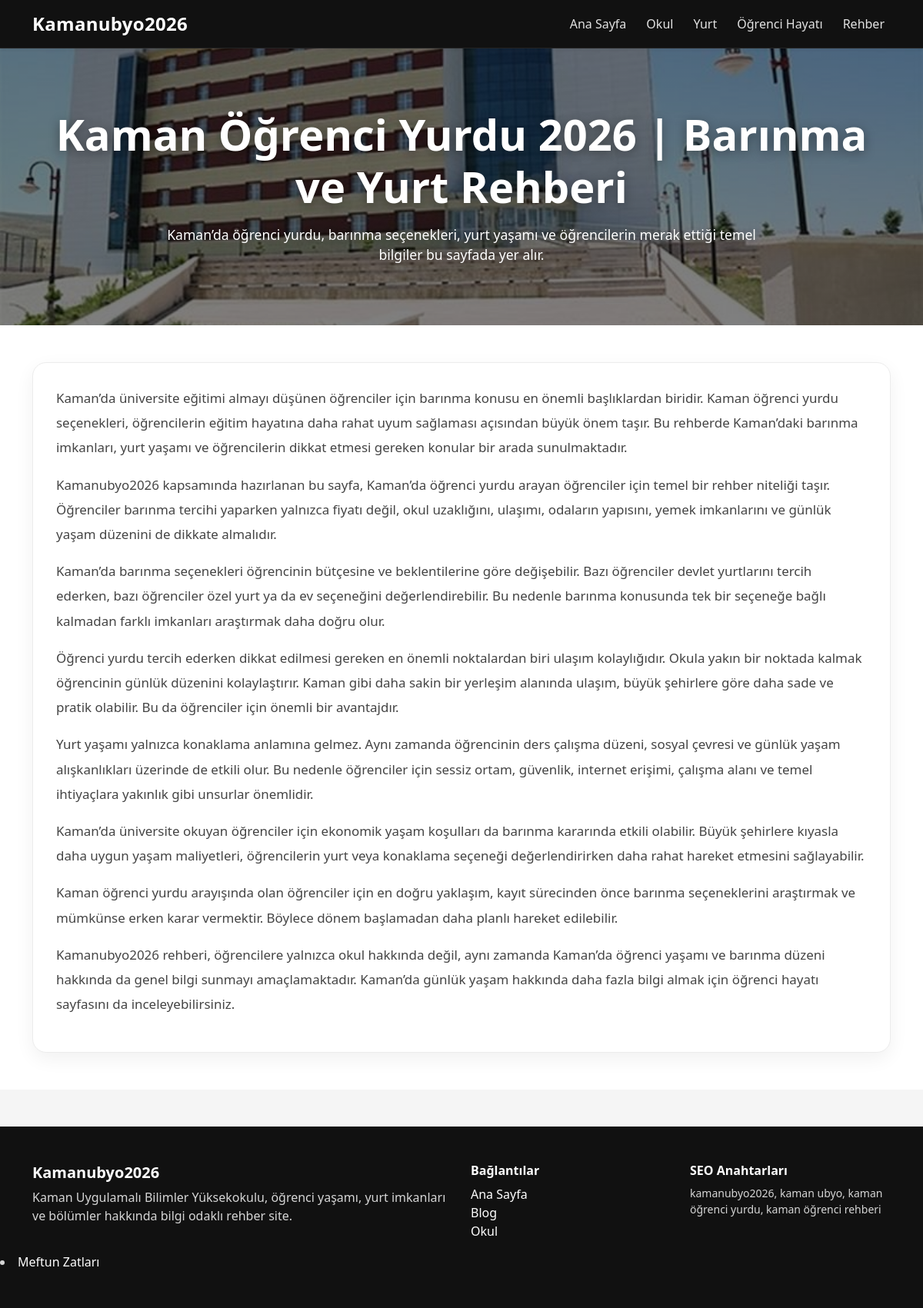
The app's page /sayfa/kaman-ogrenci-yurdu/ with its own data.
### core/models.py (models this page shows, shortened)
class Page(models.Model):
    title = models.CharField(max_length=200)
    slug = models.SlugField(unique=True, blank=True)
    hero_title = models.CharField(max_length=220, blank=True, null=True)
    hero_subtitle = models.TextField(blank=True, null=True)
    content = models.TextField()
    featured_image = models.ImageField(upload_to="pages/", blank=True, null=True)
    meta_title = models.CharField(max_length=255, blank=True, null=True)
    meta_description = models.CharField(max_length=320, blank=True, null=True)
    keywords = models.CharField(max_length=255, blank=True, null=True)
    is_homepage = models.BooleanField(default=False)
    is_published = models.BooleanField(default=True)
    created_at = models.DateTimeField(auto_now_add=True)
    class Meta:
        ordering = ['title']

### core/views.py (the view)
# urls.py: path('sayfa/<slug:slug>/', views.page_detail, name='page_detail'),
def page_detail(request, slug):
    page = get_object_or_404(Page, slug=slug, is_published=True)
    return render(request, "core/page_detail.html", {"page": page})

### core/context_processors.py (called while the page is built)
def site_settings(request):
    settings_obj = SiteSetting.objects.first()
    return {
        "site_settings": settings_obj
    }

### core/templates/core/page_detail.html (shortened to what this page needs)
{% extends 'core/base.html' %}
{% block content %}
<section class="inner-hero text-white position-relative"
    {% if page.featured_image %}
        style="background: linear-gradient(rgba(0,0,0,0.50), rgba(0,0,0,0.50)), url('{{ page.featured_image.url }}'); background-size: cover; background-position: center center; background-repeat: no-repeat;"
    {% else %}
        style="background: linear-gradient(135deg, #161616, #2a2a2a);"
    {% endif %}
>
    <div class="container py-5 text-center">
        <h1 class="display-4 fw-bold">{{ page.hero_title|default:page.title }}</h1>
        {% if page.hero_subtitle %}
        <p class="lead mt-3 mb-0">{{ page.hero_subtitle }}</p>
        {% endif %}
    </div>
</section>
<section class="py-5 bg-white">
    <div class="container">
        <div class="content-box">
            {{ page.content|linebreaks }}
        </div>
    </div>
</section>
{% endblock %}

### static/css/style.css (style rules this page uses)
body { font-family: "Segoe UI", Tahoma, Geneva, Verdana, sans-serif; background-color: #f5f5f5; color: #1a1a1a; }
.feature-box, .blog-card, .content-box { background: #ffffff; border-radius: 18px; padding: 30px; box-shadow: 0 8px 24px rgba(0, 0, 0, 0.06); transition: all 0.25s ease; border: 1px solid #ececec; }
.feature-box p, .blog-card p, .content-box p { color: #444444; }
.inner-hero { min-height: 360px; display: flex; align-items: center; justify-content: center; }
.inner-hero h1 { font-weight: 800; text-shadow: 0 3px 14px rgba(0, 0, 0, 0.38); }
.inner-hero p { text-shadow: 0 2px 8px rgba(0, 0, 0, 0.28); max-width: 820px; margin-left: auto; margin-right: auto; font-size: 1.1rem; }
.content-box { line-height: 1.9; font-size: 1.06rem; }

### records on screen
Page: featured_image (picture), hero_title "Kaman Öğrenci Yurdu 2026 | Barınma ve Yurt Rehberi", hero_subtitle "Kaman’da öğrenci yurdu, barınma seçenekleri, yurt yaşamı ve öğrencilerin merak ettiği temel bilgiler bu sayfada yer alır.", content "Kaman’da üniversite eğitimi almayı düşünen öğrenciler için barınma konusu en önemli başlıklardan biridir. Kaman öğrenci yurdu seçenekleri, öğrencilerin eğitim hayatına daha rahat uyum sağlaması açısından büyük önem taşır. Bu rehberde Kaman’daki barınma imkanları, yurt yaşamı ve öğrencilerin dikkat etmesi gereken konular bir arada sunulmaktadır. Kamanubyo2026 kapsamında hazırlanan bu sayfa, Kaman’da öğrenci yurdu arayan öğrenciler için temel bir rehber niteliği taşır. Öğrenciler barınma tercihi yaparken yalnızca fiyatı değil, okul uzaklığını, ulaşımı, odaların yapısını, yemek imkanlarını ve günlük yaşam düzenini de dikkate almalıdır. Kaman’da barınma seçenekleri öğrencinin bütçesine ve…"
